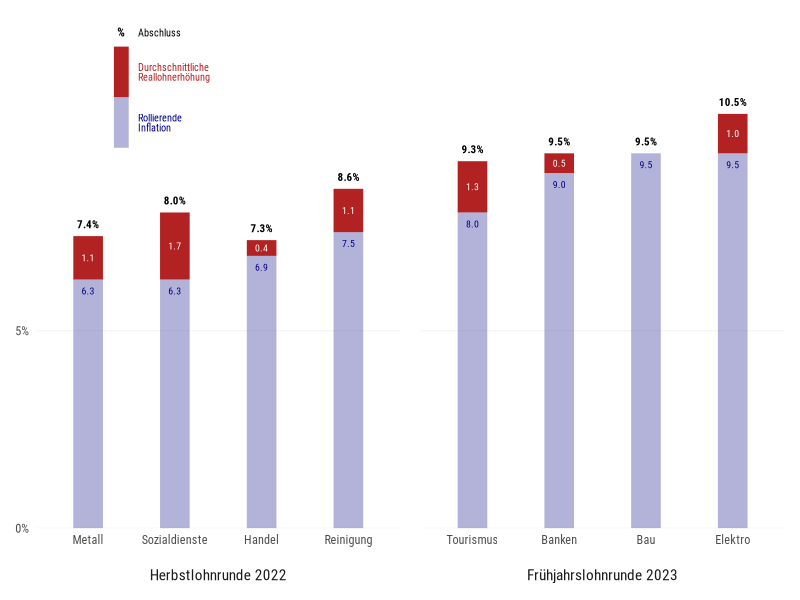
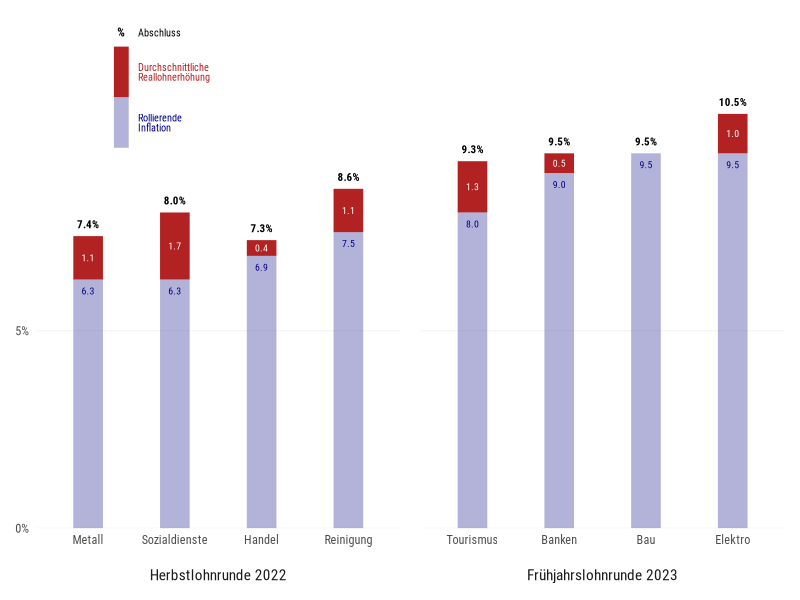

R code for these plots, in order:
library(tidyverse)
library(patchwork)

data <- tribble(~saison, ~branche, ~inflation, ~abschluss,
                "Herbstlohnrunde 2022", "Metall", 6.3, 7.4,
                "Herbstlohnrunde 2022", "Sozialdienste", 6.3, 8.0,
                "Herbstlohnrunde 2022", "Handel", 6.9, 7.3,
                "Herbstlohnrunde 2022", "Öffentlicher Dienst", 6.9, 7.3,
                "Herbstlohnrunde 2022", "Reinigung", 7.5, 8.6,
                "Herbstlohnrunde 2022", "Bewachung", 7.5, 10.3,
                "Herbstlohnrunde 2022", "Eisenbahn", 7.5, 8.0,
                "Frühjahrslohnrunde 2023", "Tourismus", 8.0, 9.3,
                "Frühjahrslohnrunde 2023", "Holzindustrie", 9.0, 9.8,
                "Frühjahrslohnrunde 2023", "Banken", 9.0, 9.5,
                "Frühjahrslohnrunde 2023", "Bau", 9.5, 9.5,
                "Frühjahrslohnrunde 2023", "Textilindustrie", 9.5, 9.8,
                "Frühjahrslohnrunde 2023", "Chemie", 9.7, 9.9,
                "Frühjahrslohnrunde 2023", "Elektro", 9.5, 10.5) |> 
  mutate(saison = fct_inorder(saison),
         branche = fct_inorder(branche))


filtered_data <- data |> mutate(diff = abschluss - inflation) |> 
  filter(branche %in% c("Metall", "Sozialdienste", "Handel", "Reinigung",
                        "Tourismus", "Bau", "Banken", "Elektro"))


plot <- filtered_data |> 
  ggplot(aes(x = branche)) +
  geom_segment(aes(y = inflation, yend = abschluss, xend = branche), 
               color = "firebrick", linewidth = 10) +
  geom_segment(aes(y = 0, yend = inflation, xend = branche), 
               color = "navyblue", linewidth = 10, alpha = 0.3) +
  geom_text(aes(y = abschluss-diff/2, label = paste0(sprintf("%.1f", diff))),
            color = "white", size = 2.5, family = "Roboto Condensed", hjust = 0.5, vjust = 0.5,
            data = filtered_data |> filter(!branche == "Bau")) +
  geom_text(aes(y = inflation, label = sprintf("%.1f", inflation)), nudge_y = -.2,
            color = "navyblue", size = 2.5, family = "Roboto Condensed", hjust = 0.5, vjust = 1) +
  geom_text(aes(y = abschluss, label = paste0(sprintf("%.1f", abschluss),"%")), nudge_y = .2,
            color = "black", size = 2.8, family = "Roboto Condensed", hjust = 0.5, vjust = 0,
            fontface = "bold") +
  scale_y_continuous(labels = scales::percent_format(scale = 1),
                     breaks = c(0,5), limits = c(0,13), expand = c(0, 0)) +
  scale_x_discrete(labels = scales::label_wrap(5)) +
  facet_wrap(~saison, ncol = 2, scales = "free_x", strip.position = "bottom") +
  labs(x = NULL, y = NULL) +
  theme_minimal(base_family = "Roboto Condensed") +
  theme(panel.grid.minor = element_blank(),
        panel.grid.major.x = element_blank(),
        panel.grid.major.y = element_line(linewidth = 0.2),
        panel.spacing.x = unit(1, units = "lines"),
        legend.position = "bottom",
        legend.text = element_text(margin = margin(r = 2, unit = "lines")),
        strip.placement = "outside",
        strip.text.x.bottom = element_text(hjust = 0.5, size = 11, 
                                           margin = margin(t = 1, unit = "lines")))

legend <- ggplot() +
  geom_segment(aes(y = 0.5, yend = 1, x = 1, xend = 1), 
               color = "firebrick", linewidth = 5) +
  geom_segment(aes(y = 0, yend = 0.5, x = 1, xend = 1), 
               color = "navyblue", linewidth = 5, alpha = 0.3) +
  geom_text(aes(y = 1.1, x = 1), label = "%", hjust = 0.5, vjust = 0, fontface = "bold",
            color = "black", size = 3, family = "Roboto Condensed") +
  geom_text(aes(y = 1.1, x = 1.02), label = "Abschluss", hjust = 0, vjust = 0,
            color = "black", size = 2.6, family = "Roboto Condensed") +
  geom_text(aes(x = 1, y = 0.25), label = "Rollierende\nInflation", color = "navyblue",
            nudge_x = 0.02, hjust = 0, size = 2.6, family = "Roboto Condensed", lineheight = 0.8) +
  geom_text(aes(x = 1, y = 0.75), label = "Durchschnittliche\nReallohnerhöhung", color = "firebrick",
            nudge_x = 0.02, hjust = 0, size = 2.6, family = "Roboto Condensed", lineheight = 0.8) +
  scale_x_continuous(expand = c(0.1,0.1)) +
  scale_y_continuous(expand = c(0.1,0.1)) +
  theme_void(base_family = "Roboto Condensed") +
  theme(panel.background = element_rect(fill = "white", color = NA))


plot + inset_element(legend, left = 0, bottom = 0.7, right = 0.25, top = 1,
                     align_to = "panel", on_top = T)

ggsave("23_11_KV-Abschluss.png", width = 8, height = 4, dpi = 320, bg = "white")

